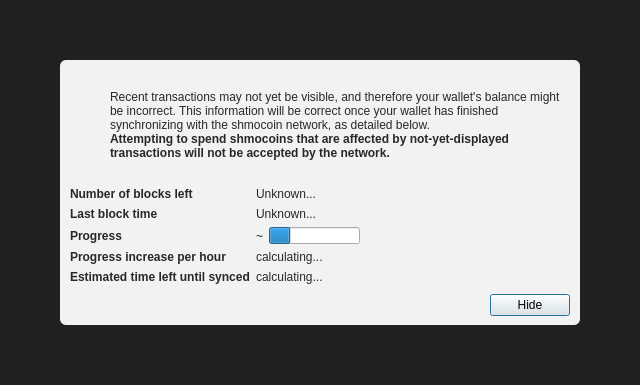
<?xml version="1.0" encoding="UTF-8"?>
<ui version="4.0">
 <class>ModalOverlay</class>
 <widget class="QWidget" name="ModalOverlay">
  <property name="geometry">
   <rect>
    <x>0</x>
    <y>0</y>
    <width>640</width>
    <height>385</height>
   </rect>
  </property>
  <property name="windowTitle">
   <string>Form</string>
  </property>
  <layout class="QVBoxLayout" name="verticalLayout" stretch="0">
   <property name="sizeConstraint">
    <enum>QLayout::SetDefaultConstraint</enum>
   </property>
   <property name="leftMargin">
    <number>0</number>
   </property>
   <property name="topMargin">
    <number>0</number>
   </property>
   <property name="rightMargin">
    <number>0</number>
   </property>
   <property name="bottomMargin">
    <number>0</number>
   </property>
   <item>
    <widget class="QWidget" name="bgWidget" native="true">
     <property name="styleSheet">
      <string notr="true">#bgWidget { background: rgba(0,0,0,220); }</string>
     </property>
     <layout class="QVBoxLayout" name="verticalLayoutMain" stretch="1">
      <property name="leftMargin">
       <number>60</number>
      </property>
      <property name="topMargin">
       <number>60</number>
      </property>
      <property name="rightMargin">
       <number>60</number>
      </property>
      <property name="bottomMargin">
       <number>60</number>
      </property>
      <item>
       <widget class="QWidget" name="contentWidget" native="true">
        <property name="styleSheet">
         <string notr="true">#contentWidget { background: rgba(255,255,255,240); border-radius: 6px; }

QLabel { color: rgb(40,40,40);  }</string>
        </property>
        <layout class="QVBoxLayout" name="verticalLayoutSub" stretch="1,0,0,0">
         <property name="spacing">
          <number>0</number>
         </property>
         <property name="leftMargin">
          <number>10</number>
         </property>
         <property name="topMargin">
          <number>10</number>
         </property>
         <property name="rightMargin">
          <number>10</number>
         </property>
         <property name="bottomMargin">
          <number>10</number>
         </property>
         <item>
          <layout class="QHBoxLayout" name="horizontalLayoutIconText" stretch="0,1">
           <property name="topMargin">
            <number>20</number>
           </property>
           <item>
            <layout class="QVBoxLayout" name="verticalLayoutIcon">
             <property name="leftMargin">
              <number>0</number>
             </property>
             <item>
              <widget class="QPushButton" name="warningIcon">
               <property name="enabled">
                <bool>false</bool>
               </property>
               <property name="text">
                <string/>
               </property>
               <property name="icon">
                <iconset>
                 <normaloff>:/icons/warning</normaloff>
                 <disabledoff>:/icons/warning</disabledoff>:/icons/warning</iconset>
               </property>
               <property name="iconSize">
                <size>
                 <width>48</width>
                 <height>48</height>
                </size>
               </property>
               <property name="flat">
                <bool>true</bool>
               </property>
              </widget>
             </item>
             <item>
              <spacer name="verticalSpacerWarningIcon">
               <property name="orientation">
                <enum>Qt::Vertical</enum>
               </property>
               <property name="sizeHint" stdset="0">
                <size>
                 <width>20</width>
                 <height>40</height>
                </size>
               </property>
              </spacer>
             </item>
            </layout>
           </item>
           <item>
            <layout class="QVBoxLayout" name="verticalLayoutInfoText">
             <property name="leftMargin">
              <number>0</number>
             </property>
             <property name="topMargin">
              <number>0</number>
             </property>
             <item>
              <widget class="QLabel" name="infoText">
               <property name="text">
                <string>Recent transactions may not yet be visible, and therefore your wallet's balance might be incorrect. This information will be correct once your wallet has finished synchronizing with the shmocoin network, as detailed below.</string>
               </property>
               <property name="textFormat">
                <enum>Qt::RichText</enum>
               </property>
               <property name="wordWrap">
                <bool>true</bool>
               </property>
              </widget>
             </item>
             <item>
              <widget class="QLabel" name="infoTextStrong">
               <property name="font">
                <font>
                 <weight>75</weight>
                 <bold>true</bold>
                </font>
               </property>
               <property name="text">
                <string>Attempting to spend shmocoins that are affected by not-yet-displayed transactions will not be accepted by the network.</string>
               </property>
               <property name="textFormat">
                <enum>Qt::RichText</enum>
               </property>
               <property name="wordWrap">
                <bool>true</bool>
               </property>
              </widget>
             </item>
             <item>
              <spacer name="verticalSpacerInTextSpace">
               <property name="orientation">
                <enum>Qt::Vertical</enum>
               </property>
               <property name="sizeHint" stdset="0">
                <size>
                 <width>20</width>
                 <height>40</height>
                </size>
               </property>
              </spacer>
             </item>
            </layout>
           </item>
          </layout>
         </item>
         <item>
          <spacer name="verticalSpacerAfterText">
           <property name="orientation">
            <enum>Qt::Vertical</enum>
           </property>
           <property name="sizeHint" stdset="0">
            <size>
             <width>20</width>
             <height>40</height>
            </size>
           </property>
          </spacer>
         </item>
         <item>
          <layout class="QFormLayout" name="formLayout">
           <property name="fieldGrowthPolicy">
            <enum>QFormLayout::FieldsStayAtSizeHint</enum>
           </property>
           <property name="horizontalSpacing">
            <number>6</number>
           </property>
           <property name="verticalSpacing">
            <number>6</number>
           </property>
           <property name="topMargin">
            <number>10</number>
           </property>
           <item row="0" column="0">
            <widget class="QLabel" name="labelNumberOfBlocksLeft">
             <property name="font">
              <font>
               <weight>75</weight>
               <bold>true</bold>
              </font>
             </property>
             <property name="text">
              <string>Number of blocks left</string>
             </property>
            </widget>
           </item>
           <item row="0" column="1">
            <widget class="QLabel" name="numberOfBlocksLeft">
             <property name="text">
              <string>Unknown...</string>
             </property>
            </widget>
           </item>
           <item row="1" column="0">
            <widget class="QLabel" name="labelLastBlockTime">
             <property name="font">
              <font>
               <weight>75</weight>
               <bold>true</bold>
              </font>
             </property>
             <property name="text">
              <string>Last block time</string>
             </property>
            </widget>
           </item>
           <item row="1" column="1">
            <widget class="QLabel" name="newestBlockDate">
             <property name="sizePolicy">
              <sizepolicy hsizetype="Maximum" vsizetype="Preferred">
               <horstretch>0</horstretch>
               <verstretch>0</verstretch>
              </sizepolicy>
             </property>
             <property name="text">
              <string>Unknown...</string>
             </property>
            </widget>
           </item>
           <item row="2" column="0">
            <widget class="QLabel" name="labelSyncDone">
             <property name="font">
              <font>
               <weight>75</weight>
               <bold>true</bold>
              </font>
             </property>
             <property name="text">
              <string>Progress</string>
             </property>
            </widget>
           </item>
           <item row="2" column="1">
            <layout class="QHBoxLayout" name="horizontalLayoutSync" stretch="0,1">
             <item>
              <widget class="QLabel" name="percentageProgress">
               <property name="text">
                <string notr="true">~</string>
               </property>
              </widget>
             </item>
             <item>
              <widget class="QProgressBar" name="progressBar">
               <property name="value">
                <number>24</number>
               </property>
               <property name="format">
                <string/>
               </property>
              </widget>
             </item>
            </layout>
           </item>
           <item row="4" column="0">
            <widget class="QLabel" name="labelProgressIncrease">
             <property name="font">
              <font>
               <weight>75</weight>
               <bold>true</bold>
              </font>
             </property>
             <property name="text">
              <string>Progress increase per hour</string>
             </property>
            </widget>
           </item>
           <item row="4" column="1">
            <widget class="QLabel" name="progressIncreasePerH">
             <property name="text">
              <string>calculating...</string>
             </property>
            </widget>
           </item>
           <item row="5" column="0">
            <widget class="QLabel" name="labelEstimatedTimeLeft">
             <property name="font">
              <font>
               <weight>75</weight>
               <bold>true</bold>
              </font>
             </property>
             <property name="text">
              <string>Estimated time left until synced</string>
             </property>
            </widget>
           </item>
           <item row="5" column="1">
            <widget class="QLabel" name="expectedTimeLeft">
             <property name="text">
              <string>calculating...</string>
             </property>
            </widget>
           </item>
          </layout>
         </item>
         <item>
          <layout class="QHBoxLayout" name="horizontalLayoutButtons">
           <property name="leftMargin">
            <number>10</number>
           </property>
           <property name="topMargin">
            <number>10</number>
           </property>
           <item>
            <spacer name="horizontalSpacer">
             <property name="orientation">
              <enum>Qt::Horizontal</enum>
             </property>
             <property name="sizeHint" stdset="0">
              <size>
               <width>40</width>
               <height>20</height>
              </size>
             </property>
            </spacer>
           </item>
           <item>
            <widget class="QPushButton" name="closeButton">
             <property name="text">
              <string>Hide</string>
             </property>
             <property name="shortcut">
              <string>Esc</string>
             </property>
             <property name="focusPolicy">
              <enum>Qt::StrongFocus</enum>
             </property>
             <property name="default">
              <bool>true</bool>
             </property>
            </widget>
           </item>
          </layout>
         </item>
        </layout>
       </widget>
      </item>
     </layout>
    </widget>
   </item>
  </layout>
 </widget>
 <resources/>
 <connections/>
</ui>
